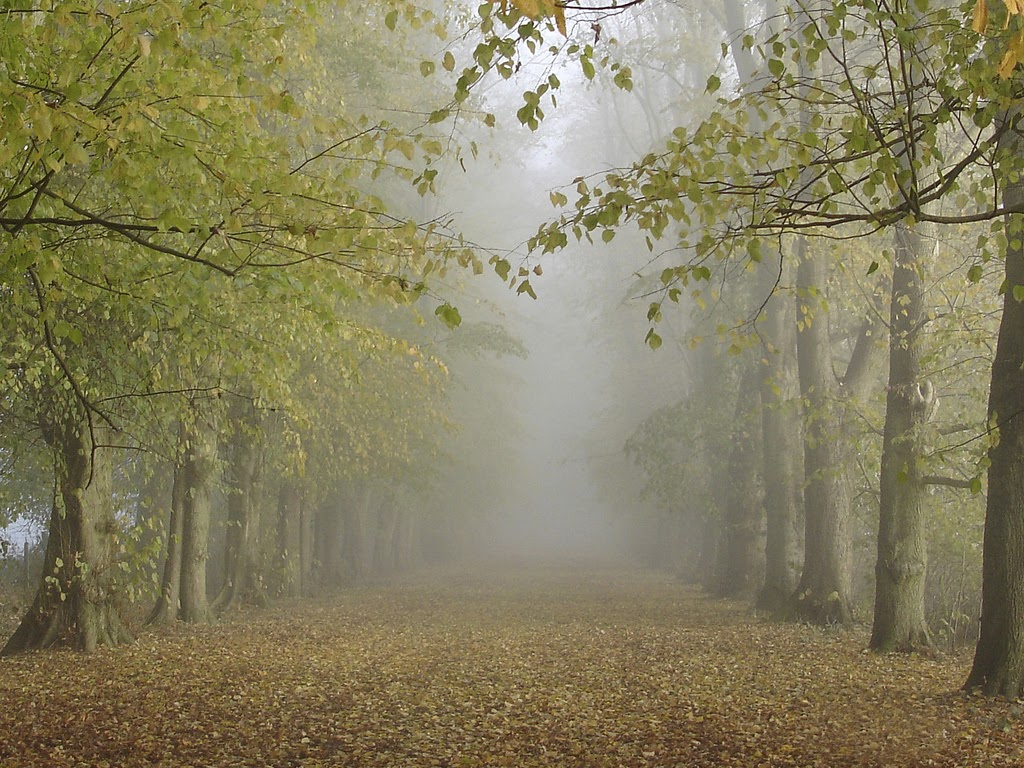
#> input picture Assignment_3/forest.jpg, 1024 x 768 px
$ jupyter execute Untitled.ipynb   (shell and % lines are left out)
#> lines starting #> are read from the running program, lines starting #| are printed output that depends on the picture
[cell 1]
#useful modules

import cv2
import numpy as np
import matplotlib.pyplot as plt

[cell 2]
i = cv2.cvtColor(cv2.imread("forest.jpg"),cv2.COLOR_BGR2RGB)/255
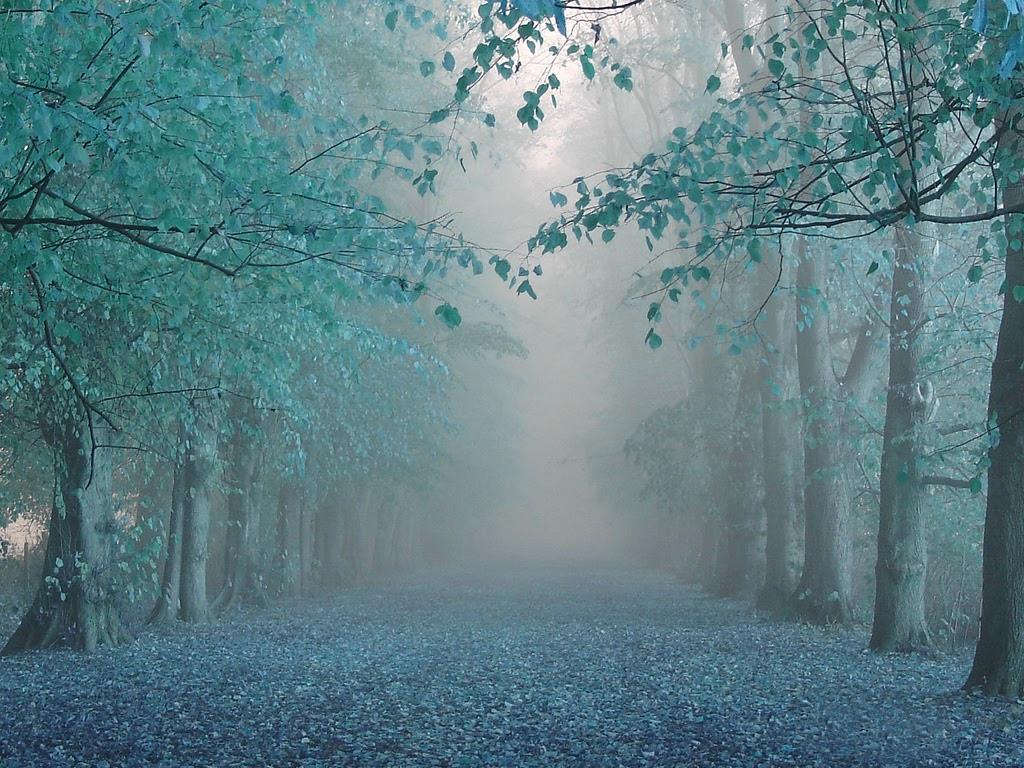
#> i: shape (768, 1024, 3) float64; mean B, G, R 0.523, 0.498, 0.372

plt.imshow(i)
plt.rcParams["figure.figsize"]=10,10
plt.show()

[cell 3]
T = cv2.cvtColor(cv2.imread("trans.jpg"),cv2.COLOR_BGR2RGB)/255
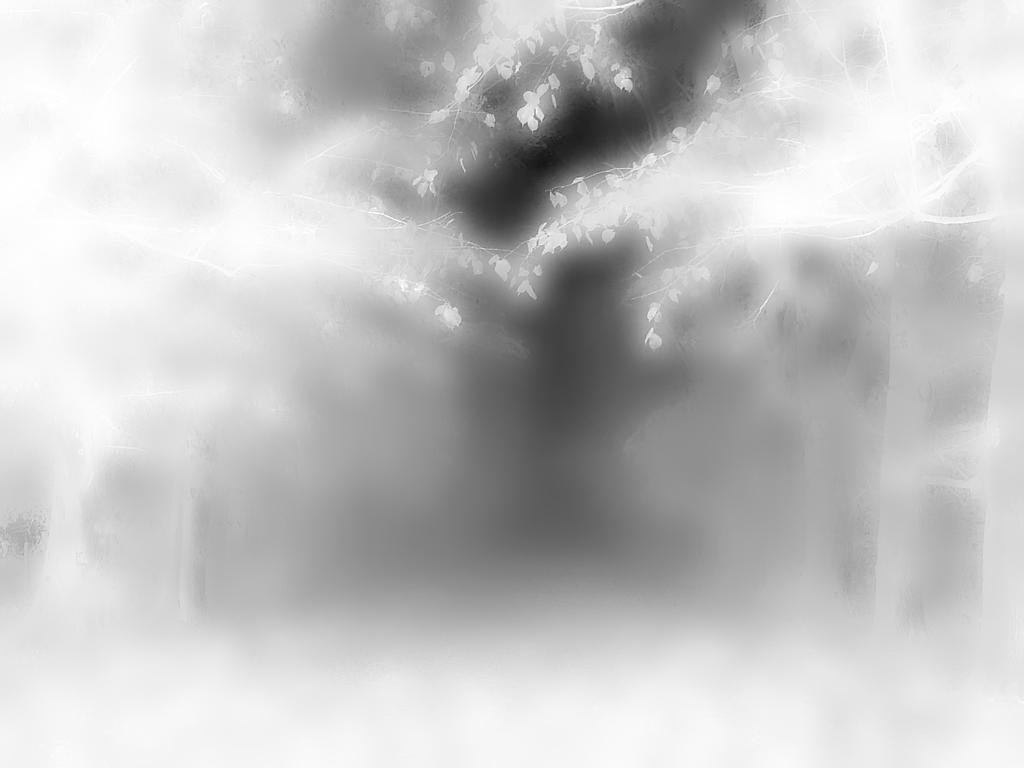
#> input picture Assignment_3/trans.jpg, 1024 x 768 px
#> T: shape (768, 1024, 3) float64; min 0.0784, max 1, mean 0.768
plt.imshow(T)
plt.rcParams["figure.figsize"]=10,10
plt.show()

[cell 4]
A = [0.8159, 0.8186, 0.8272]
r,c,v  = i.shape
#> r = 768; c = 1024; v = 3
A_r = np.full((r,c), A[0])
A_g = np.full((r,c), A[1])
A_b = np.full((r,c), A[2])
A = cv2.merge((A_r, A_g, A_b))

[cell 5]
j = np.array(np.divide(i-np.multiply((1-T),A),T)*255,dtype='uint8')
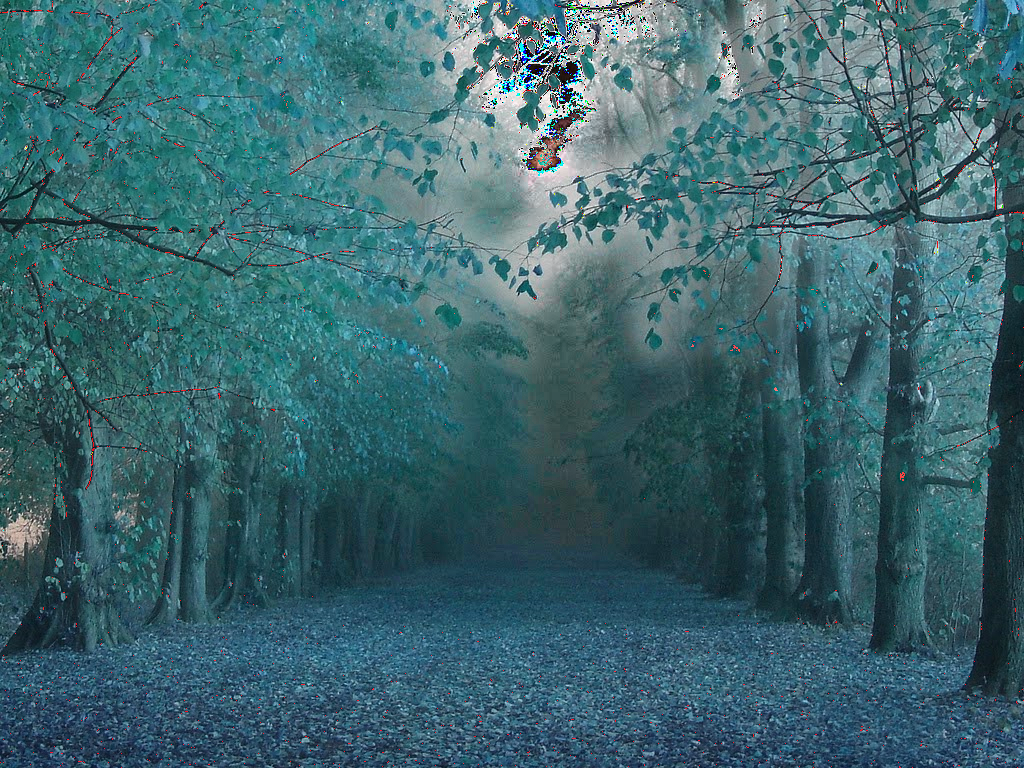
#> j: shape (768, 1024, 3); mean B, G, R 109.5, 101.5, 61.1
